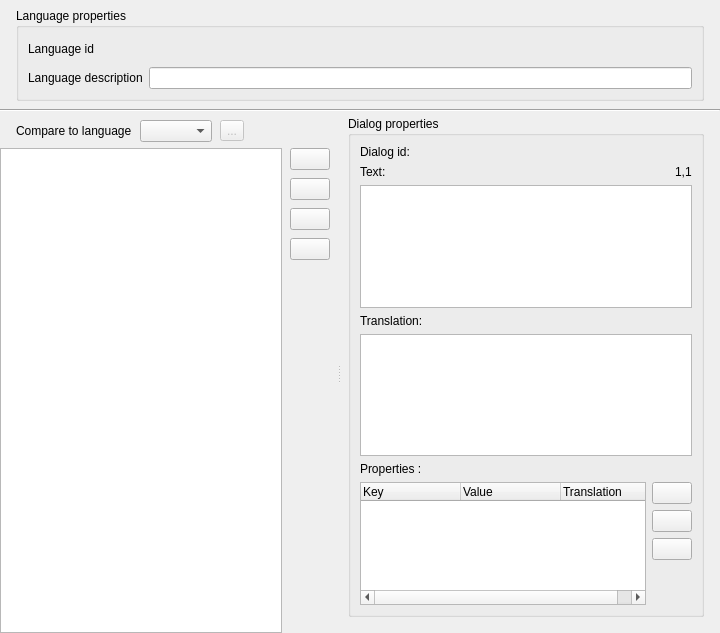
<?xml version="1.0" encoding="UTF-8"?>
<ui version="4.0">
 <class>SolarusEditor::DialogsEditor</class>
 <widget class="QWidget" name="SolarusEditor::DialogsEditor">
  <property name="geometry">
   <rect>
    <x>0</x>
    <y>0</y>
    <width>720</width>
    <height>633</height>
   </rect>
  </property>
  <property name="windowTitle">
   <string>Dialogs editor</string>
  </property>
  <layout class="QVBoxLayout" name="verticalLayout">
   <property name="spacing">
    <number>0</number>
   </property>
   <property name="leftMargin">
    <number>0</number>
   </property>
   <property name="topMargin">
    <number>0</number>
   </property>
   <property name="rightMargin">
    <number>0</number>
   </property>
   <property name="bottomMargin">
    <number>0</number>
   </property>
   <item>
    <layout class="QVBoxLayout" name="verticalLayout_3">
     <property name="leftMargin">
      <number>16</number>
     </property>
     <property name="topMargin">
      <number>8</number>
     </property>
     <property name="rightMargin">
      <number>16</number>
     </property>
     <property name="bottomMargin">
      <number>8</number>
     </property>
     <item>
      <widget class="QGroupBox" name="language_properties_group_box">
       <property name="sizePolicy">
        <sizepolicy hsizetype="Preferred" vsizetype="Minimum">
         <horstretch>0</horstretch>
         <verstretch>0</verstretch>
        </sizepolicy>
       </property>
       <property name="title">
        <string>Language properties</string>
       </property>
       <layout class="QFormLayout" name="formLayout">
        <item row="0" column="0">
         <widget class="QLabel" name="language_id_label">
          <property name="toolTip">
           <string/>
          </property>
          <property name="text">
           <string>Language id</string>
          </property>
         </widget>
        </item>
        <item row="0" column="1">
         <widget class="QLabel" name="language_id_field">
          <property name="minimumSize">
           <size>
            <width>0</width>
            <height>24</height>
           </size>
          </property>
          <property name="toolTip">
           <string>Folder name of the language</string>
          </property>
          <property name="text">
           <string/>
          </property>
          <property name="textInteractionFlags">
           <set>Qt::TextInteractionFlag::LinksAccessibleByMouse|Qt::TextInteractionFlag::TextSelectableByMouse</set>
          </property>
         </widget>
        </item>
        <item row="1" column="0">
         <widget class="QLabel" name="description_label">
          <property name="text">
           <string>Language description</string>
          </property>
         </widget>
        </item>
        <item row="1" column="1">
         <widget class="QLineEdit" name="description_field">
          <property name="toolTip">
           <string>User-friendly description to show in the editor</string>
          </property>
         </widget>
        </item>
       </layout>
      </widget>
     </item>
    </layout>
   </item>
   <item>
    <widget class="Line" name="line">
     <property name="orientation">
      <enum>Qt::Orientation::Horizontal</enum>
     </property>
    </widget>
   </item>
   <item>
    <widget class="QSplitter" name="splitter">
     <property name="sizePolicy">
      <sizepolicy hsizetype="Expanding" vsizetype="Expanding">
       <horstretch>0</horstretch>
       <verstretch>0</verstretch>
      </sizepolicy>
     </property>
     <property name="orientation">
      <enum>Qt::Orientation::Horizontal</enum>
     </property>
     <property name="handleWidth">
      <number>2</number>
     </property>
     <widget class="QWidget" name="layoutWidget">
      <layout class="QVBoxLayout" name="verticalLayout_4">
       <property name="leftMargin">
        <number>0</number>
       </property>
       <property name="topMargin">
        <number>0</number>
       </property>
       <property name="rightMargin">
        <number>8</number>
       </property>
       <property name="bottomMargin">
        <number>0</number>
       </property>
       <item>
        <layout class="QHBoxLayout" name="translation_layout">
         <property name="spacing">
          <number>8</number>
         </property>
         <property name="leftMargin">
          <number>16</number>
         </property>
         <property name="topMargin">
          <number>8</number>
         </property>
         <property name="rightMargin">
          <number>0</number>
         </property>
         <property name="bottomMargin">
          <number>0</number>
         </property>
         <item>
          <widget class="QLabel" name="translation_label">
           <property name="text">
            <string>Compare to language</string>
           </property>
          </widget>
         </item>
         <item>
          <widget class="SolarusEditor::ResourceSelector" name="translation_field"/>
         </item>
         <item>
          <widget class="QToolButton" name="translation_refresh_button">
           <property name="enabled">
            <bool>false</bool>
           </property>
           <property name="toolTip">
            <string>Refresh language</string>
           </property>
           <property name="text">
            <string>...</string>
           </property>
           <property name="icon">
            <iconset resource="../../resources/images.qrc">
             <normaloff>:/images/icon_refresh.svg</normaloff>:/images/icon_refresh.svg</iconset>
           </property>
          </widget>
         </item>
         <item>
          <spacer name="horizontal_spacer">
           <property name="orientation">
            <enum>Qt::Orientation::Horizontal</enum>
           </property>
           <property name="sizeHint" stdset="0">
            <size>
             <width>0</width>
             <height>0</height>
            </size>
           </property>
          </spacer>
         </item>
        </layout>
       </item>
       <item>
        <layout class="QHBoxLayout" name="horizontalLayout_2">
         <property name="spacing">
          <number>8</number>
         </property>
         <property name="leftMargin">
          <number>0</number>
         </property>
         <property name="topMargin">
          <number>0</number>
         </property>
         <property name="rightMargin">
          <number>0</number>
         </property>
         <property name="bottomMargin">
          <number>0</number>
         </property>
         <item>
          <widget class="SolarusEditor::DialogsTreeView" name="dialogs_tree_view">
           <property name="alternatingRowColors">
            <bool>true</bool>
           </property>
           <property name="allColumnsShowFocus">
            <bool>true</bool>
           </property>
          </widget>
         </item>
         <item>
          <layout class="QVBoxLayout" name="verticalLayout_5">
           <property name="leftMargin">
            <number>0</number>
           </property>
           <property name="topMargin">
            <number>0</number>
           </property>
           <property name="rightMargin">
            <number>0</number>
           </property>
           <property name="bottomMargin">
            <number>0</number>
           </property>
           <item>
            <widget class="QPushButton" name="create_button">
             <property name="sizePolicy">
              <sizepolicy hsizetype="Fixed" vsizetype="Fixed">
               <horstretch>0</horstretch>
               <verstretch>0</verstretch>
              </sizepolicy>
             </property>
             <property name="toolTip">
              <string>Add dialog</string>
             </property>
             <property name="text">
              <string/>
             </property>
             <property name="icon">
              <iconset resource="../../resources/images.qrc">
               <normaloff>:/images/icon_add.svg</normaloff>:/images/icon_add.svg</iconset>
             </property>
            </widget>
           </item>
           <item>
            <widget class="QPushButton" name="set_id_button">
             <property name="sizePolicy">
              <sizepolicy hsizetype="Fixed" vsizetype="Fixed">
               <horstretch>0</horstretch>
               <verstretch>0</verstretch>
              </sizepolicy>
             </property>
             <property name="toolTip">
              <string>Change dialog id</string>
             </property>
             <property name="text">
              <string/>
             </property>
             <property name="icon">
              <iconset resource="../../resources/images.qrc">
               <normaloff>:/images/icon_rename.svg</normaloff>:/images/icon_rename.svg</iconset>
             </property>
            </widget>
           </item>
           <item>
            <widget class="QPushButton" name="duplicate_button">
             <property name="sizePolicy">
              <sizepolicy hsizetype="Fixed" vsizetype="Fixed">
               <horstretch>0</horstretch>
               <verstretch>0</verstretch>
              </sizepolicy>
             </property>
             <property name="toolTip">
              <string>Duplicate dialog(s)</string>
             </property>
             <property name="text">
              <string/>
             </property>
             <property name="icon">
              <iconset resource="../../resources/images.qrc">
               <normaloff>:/images/icon_copy.svg</normaloff>:/images/icon_copy.svg</iconset>
             </property>
            </widget>
           </item>
           <item>
            <widget class="QPushButton" name="delete_button">
             <property name="sizePolicy">
              <sizepolicy hsizetype="Fixed" vsizetype="Fixed">
               <horstretch>0</horstretch>
               <verstretch>0</verstretch>
              </sizepolicy>
             </property>
             <property name="toolTip">
              <string>Delete dialog</string>
             </property>
             <property name="text">
              <string/>
             </property>
             <property name="icon">
              <iconset resource="../../resources/images.qrc">
               <normaloff>:/images/icon_delete.svg</normaloff>:/images/icon_delete.svg</iconset>
             </property>
            </widget>
           </item>
           <item>
            <spacer name="vertical_spacer">
             <property name="orientation">
              <enum>Qt::Orientation::Vertical</enum>
             </property>
             <property name="sizeHint" stdset="0">
              <size>
               <width>0</width>
               <height>0</height>
              </size>
             </property>
            </spacer>
           </item>
          </layout>
         </item>
        </layout>
       </item>
      </layout>
     </widget>
     <widget class="QWidget" name="dialog_properties_group_box_container">
      <layout class="QVBoxLayout" name="vertical_layout_12">
       <property name="leftMargin">
        <number>8</number>
       </property>
       <property name="topMargin">
        <number>4</number>
       </property>
       <property name="rightMargin">
        <number>16</number>
       </property>
       <property name="bottomMargin">
        <number>16</number>
       </property>
       <item>
        <widget class="QGroupBox" name="dialog_properties_group_box">
         <property name="title">
          <string>Dialog properties</string>
         </property>
         <layout class="QVBoxLayout" name="verticalLayout_2">
          <item>
           <layout class="QHBoxLayout" name="horizontal_layout">
            <property name="leftMargin">
             <number>0</number>
            </property>
            <property name="topMargin">
             <number>0</number>
            </property>
            <property name="rightMargin">
             <number>0</number>
            </property>
            <property name="bottomMargin">
             <number>0</number>
            </property>
            <item>
             <widget class="QLabel" name="dialog_id_label">
              <property name="text">
               <string>Dialog id:</string>
              </property>
             </widget>
            </item>
            <item>
             <widget class="QLabel" name="dialog_id_field">
              <property name="text">
               <string/>
              </property>
             </widget>
            </item>
            <item>
             <spacer name="horizontal_spacer_2">
              <property name="orientation">
               <enum>Qt::Orientation::Horizontal</enum>
              </property>
              <property name="sizeHint" stdset="0">
               <size>
                <width>0</width>
                <height>0</height>
               </size>
              </property>
             </spacer>
            </item>
           </layout>
          </item>
          <item>
           <layout class="QHBoxLayout" name="horizontalLayout_3">
            <property name="leftMargin">
             <number>0</number>
            </property>
            <property name="topMargin">
             <number>0</number>
            </property>
            <property name="rightMargin">
             <number>0</number>
            </property>
            <property name="bottomMargin">
             <number>0</number>
            </property>
            <item>
             <widget class="QLabel" name="dialog_text_label">
              <property name="text">
               <string>Text:</string>
              </property>
             </widget>
            </item>
            <item>
             <spacer name="horizontalSpacer">
              <property name="orientation">
               <enum>Qt::Orientation::Horizontal</enum>
              </property>
              <property name="sizeHint" stdset="0">
               <size>
                <width>0</width>
                <height>0</height>
               </size>
              </property>
             </spacer>
            </item>
            <item>
             <widget class="QLabel" name="dialog_cursor_position_label">
              <property name="text">
               <string>1,1</string>
              </property>
             </widget>
            </item>
           </layout>
          </item>
          <item>
           <widget class="SolarusEditor::PlainTextEdit" name="dialog_text_field">
            <property name="horizontalScrollBarPolicy">
             <enum>Qt::ScrollBarPolicy::ScrollBarAlwaysOff</enum>
            </property>
            <property name="lineWrapMode">
             <enum>QPlainTextEdit::LineWrapMode::WidgetWidth</enum>
            </property>
           </widget>
          </item>
          <item>
           <widget class="QLabel" name="translation_text_label">
            <property name="text">
             <string>Translation:</string>
            </property>
           </widget>
          </item>
          <item>
           <widget class="SolarusEditor::PlainTextEdit" name="translation_text_field">
            <property name="horizontalScrollBarPolicy">
             <enum>Qt::ScrollBarPolicy::ScrollBarAlwaysOff</enum>
            </property>
            <property name="undoRedoEnabled">
             <bool>false</bool>
            </property>
            <property name="lineWrapMode">
             <enum>QPlainTextEdit::LineWrapMode::WidgetWidth</enum>
            </property>
            <property name="readOnly">
             <bool>true</bool>
            </property>
           </widget>
          </item>
          <item>
           <widget class="QLabel" name="dialog_properties_label">
            <property name="text">
             <string>Properties :</string>
            </property>
           </widget>
          </item>
          <item>
           <layout class="QHBoxLayout" name="dialog_properties_horizontal_layout">
            <property name="leftMargin">
             <number>0</number>
            </property>
            <property name="topMargin">
             <number>0</number>
            </property>
            <property name="rightMargin">
             <number>0</number>
            </property>
            <property name="bottomMargin">
             <number>0</number>
            </property>
            <item>
             <widget class="SolarusEditor::DialogPropertiesTable" name="dialog_properties_table">
              <property name="indentation">
               <number>10</number>
              </property>
              <property name="uniformRowHeights">
               <bool>true</bool>
              </property>
              <property name="allColumnsShowFocus">
               <bool>true</bool>
              </property>
              <property name="columnCount">
               <number>3</number>
              </property>
              <attribute name="headerVisible">
               <bool>true</bool>
              </attribute>
              <column>
               <property name="text">
                <string notr="true">Key</string>
               </property>
              </column>
              <column>
               <property name="text">
                <string>Value</string>
               </property>
              </column>
              <column>
               <property name="text">
                <string>Translation</string>
               </property>
              </column>
             </widget>
            </item>
            <item>
             <layout class="QVBoxLayout" name="dialog_properties_vertical_layout">
              <property name="leftMargin">
               <number>0</number>
              </property>
              <property name="topMargin">
               <number>0</number>
              </property>
              <property name="rightMargin">
               <number>0</number>
              </property>
              <property name="bottomMargin">
               <number>0</number>
              </property>
              <item>
               <widget class="QPushButton" name="create_property_button">
                <property name="sizePolicy">
                 <sizepolicy hsizetype="Fixed" vsizetype="Fixed">
                  <horstretch>0</horstretch>
                  <verstretch>0</verstretch>
                 </sizepolicy>
                </property>
                <property name="toolTip">
                 <string>Add property</string>
                </property>
                <property name="text">
                 <string/>
                </property>
                <property name="icon">
                 <iconset resource="../../resources/images.qrc">
                  <normaloff>:/images/icon_add.svg</normaloff>:/images/icon_add.svg</iconset>
                </property>
               </widget>
              </item>
              <item>
               <widget class="QPushButton" name="set_property_key_button">
                <property name="sizePolicy">
                 <sizepolicy hsizetype="Fixed" vsizetype="Fixed">
                  <horstretch>0</horstretch>
                  <verstretch>0</verstretch>
                 </sizepolicy>
                </property>
                <property name="toolTip">
                 <string>Change property key</string>
                </property>
                <property name="text">
                 <string/>
                </property>
                <property name="icon">
                 <iconset resource="../../resources/images.qrc">
                  <normaloff>:/images/icon_rename.svg</normaloff>:/images/icon_rename.svg</iconset>
                </property>
               </widget>
              </item>
              <item>
               <widget class="QPushButton" name="delete_property_button">
                <property name="sizePolicy">
                 <sizepolicy hsizetype="Fixed" vsizetype="Fixed">
                  <horstretch>0</horstretch>
                  <verstretch>0</verstretch>
                 </sizepolicy>
                </property>
                <property name="toolTip">
                 <string>Delete property</string>
                </property>
                <property name="text">
                 <string/>
                </property>
                <property name="icon">
                 <iconset resource="../../resources/images.qrc">
                  <normaloff>:/images/icon_delete.svg</normaloff>:/images/icon_delete.svg</iconset>
                </property>
               </widget>
              </item>
              <item>
               <spacer name="vertical_spacer_2">
                <property name="orientation">
                 <enum>Qt::Orientation::Vertical</enum>
                </property>
                <property name="sizeHint" stdset="0">
                 <size>
                  <width>0</width>
                  <height>0</height>
                 </size>
                </property>
               </spacer>
              </item>
             </layout>
            </item>
           </layout>
          </item>
         </layout>
        </widget>
       </item>
      </layout>
     </widget>
    </widget>
   </item>
  </layout>
 </widget>
 <customwidgets>
  <customwidget>
   <class>SolarusEditor::ResourceSelector</class>
   <extends>QComboBox</extends>
   <header>include/widgets/resource_selector.h</header>
  </customwidget>
  <customwidget>
   <class>SolarusEditor::PlainTextEdit</class>
   <extends>QPlainTextEdit</extends>
   <header>widgets/plain_text_edit.h</header>
  </customwidget>
  <customwidget>
   <class>SolarusEditor::DialogsTreeView</class>
   <extends>QTreeView</extends>
   <header>widgets/dialogs_tree_view.h</header>
  </customwidget>
  <customwidget>
   <class>SolarusEditor::DialogPropertiesTable</class>
   <extends>QTreeWidget</extends>
   <header>widgets/dialog_properties_table.h</header>
  </customwidget>
 </customwidgets>
 <resources>
  <include location="../../resources/images.qrc"/>
 </resources>
 <connections/>
</ui>
